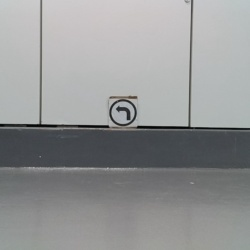
#> input picture data/left-arrow/frame_000006.jpg, 250 x 250 px
$ python -i main.py   (imports and definitions only)
#> lines starting #> are read from the running program, lines starting #| are printed output that depends on the picture; after the words box and inside, x2 and y2 are one past the last pixel; in counts of white or black regions, pixels touching at a corner belong together
import csv
import json
import random
import shutil
import subprocess
import sys
import traceback
import zipfile
from pathlib import Path

# [1 line not run here, left out]

import cv2
import numpy as np
from ultralytics import YOLO

SEED = 42
CLASSES = ["left-arrow", "right-arrow", "stop-signal"]
CLASS_TO_ID = {name: idx for idx, name in enumerate(CLASSES)}
DATASET_SLUG = "yolo-signals-input"
MODEL_NAME = "yolo26n.pt"
IMG_SIZE = 640

WORKING = Path("/kaggle/working")
TEMP = Path("/kaggle/temp")
PREPARED = TEMP / "yolo_signals_det"
RUNS = WORKING / "runs"
QUAL_DIR = WORKING / "qualitative_predictions"
SUMMARY_PATH = WORKING / "run_summary.json"
METRICS_PATH = WORKING / "metrics.json"
PSEUDO_CSV = WORKING / "pseudo_labels.csv"
PRED_CSV = WORKING / "sample_predictions.csv"
STATS_PATH = WORKING / "pseudo_label_stats.json"

progress = {
    "status": "running",
    "stage": "setup",
    "dataset": "jeffreyamc/yolo-signals-input",
    "model": MODEL_NAME,
    "classes": CLASSES,
    "artifacts": [],
}


def save_progress():
    SUMMARY_PATH.write_text(json.dumps(progress, indent=2), encoding="utf-8")


# [18 lines left out: functions record_artifact, find_data_root, not called in this run]


def pseudo_box(image_path):
    img = cv2.imread(str(image_path))
#> img is the input picture: shape (250, 250, 3); mean B, G, R 149.9, 149.5, 148.3
    if img is None:
        return None

    h, w = img.shape[:2]
#> h = 250; w = 250
    gray = cv2.cvtColor(img, cv2.COLOR_BGR2GRAY)
    mask = (gray < 95).astype("uint8") * 255
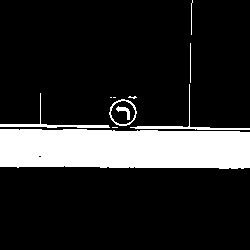
#> mask: shape (250, 250); 16.6% white; 11 white regions (4 under 20 px), largest, box (x1, y1, x2, y2) and area: (0, 129, 250, 169) 9353, (130, 84, 250, 130) 339, (0, 93, 110, 128) 339
    kernel = cv2.getStructuringElement(cv2.MORPH_ELLIPSE, (5, 5))
    mask = cv2.morphologyEx(mask, cv2.MORPH_OPEN, kernel)
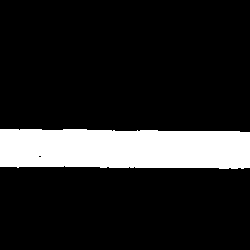
#> mask: shape (250, 250); 15% white; 1 white region, box (x1, y1, x2, y2) and area: (0, 129, 250, 169) 9353
    mask = cv2.morphologyEx(mask, cv2.MORPH_CLOSE, kernel, iterations=2)
#> mask: shape (250, 250); 15% white; 1 white region, box (x1, y1, x2, y2) and area: (0, 129, 250, 169) 9355

    n_labels, labels, stats, _ = cv2.connectedComponentsWithStats(mask, 8)
#> n_labels = 2; stats = [[0, 0, 250, 250, 53145], [0, 129, 250, 40, 9355]]
    candidates = []
    for label_id in range(1, n_labels):
        x, y, bw, bh, area = stats[label_id]
        touches_bottom = y + bh >= h - 2
        too_wide = bw > 0.98 * w
        too_small = area < 25
        horizontal_band = bh < 0.10 * h and bw > 0.20 * w
        if touches_bottom or too_wide or too_small or horizontal_band:
            continue
        candidates.append((area, x, y, bw, bh))
#> this loop made 1 pass
#> after the loop, candidates = []

    if not candidates:
        return None

    _area, x, y, bw, bh = max(candidates, key=lambda item: item[0])
    pad = round(max(bw, bh) * 0.10)
    x1 = max(0, int(x - pad))
    y1 = max(0, int(y - pad))
    x2 = min(w - 1, int(x + bw - 1 + pad))
    y2 = min(h - 1, int(y + bh - 1 + pad))
    return x1, y1, x2, y2, w, h


# [73 lines left out: functions median_fallback_box, xyxy_to_yolo, box_iou, write_csv, draw_box, make_grid and 1 more, not called in this run]


# [248 lines not run here, left out]

>>> result = pseudo_box('../../../data/left-arrow/frame_000006.jpg')

$ run again, on data/left-arrow/frame_000059.jpg
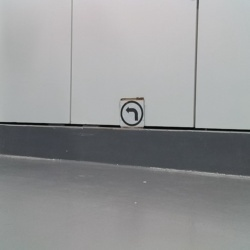
#> input picture data/left-arrow/frame_000059.jpg, 250 x 250 px
#> in pseudo_box, img is the input picture: shape (250, 250, 3); mean B, G, R 150.9, 149.9, 148.9
#> in pseudo_box, `mask = (gray < 95).astype("uint8") * 255`:
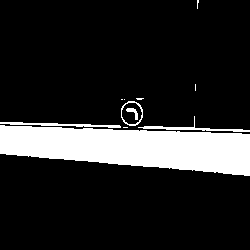
#> mask: shape (250, 250); 15.4% white; 11 white regions (6 under 20 px), largest, box (x1, y1, x2, y2) and area: (0, 125, 250, 176) 8786, (0, 122, 121, 128) 298, (138, 116, 250, 132) 295, (121, 101, 143, 126) 115, (126, 108, 138, 120) 61
#> in pseudo_box, `mask = cv2.morphologyEx(mask, cv2.MORPH_OPEN, kernel)`:
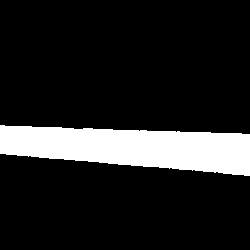
#> mask: shape (250, 250); 14.1% white; 1 white region, box (x1, y1, x2, y2) and area: (0, 125, 250, 176) 8786
#> n_labels = 2; stats = [[0, 0, 250, 250, 53714], [0, 125, 250, 51, 8786]]
#> the loop in pseudo_box, `for label_id in range(1, n_labels):` made 1 pass
#> after the loop in pseudo_box, `for label_id in range(1, n_labels):`: candidates = []

$ run again, on data/left-arrow/frame_000068.jpg
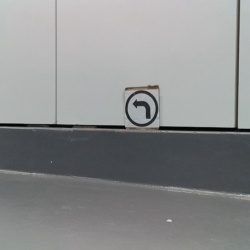
#> input picture data/left-arrow/frame_000068.jpg, 250 x 250 px
#> in pseudo_box, img is the input picture: shape (250, 250, 3); mean B, G, R 141.4, 140.9, 139.5
#> in pseudo_box, `mask = (gray < 95).astype("uint8") * 255`:
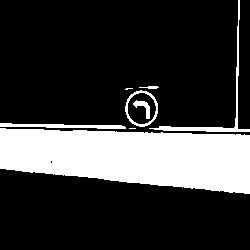
#> mask: shape (250, 250); 22.5% white; 8 white regions (2 under 20 px), largest, box (x1, y1, x2, y2) and area: (0, 128, 250, 194) 12499, (149, 0, 250, 132) 662, (0, 123, 126, 129) 432, (125, 90, 158, 127) 261, (133, 100, 150, 119) 127, (139, 86, 159, 89) 39
#> in pseudo_box, `n_labels, labels, stats, _ = cv2.connectedComponentsWithStats(mask, 8)`:
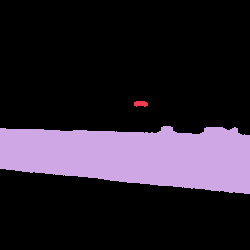
#> labels: shape (250, 250) int32; 3 distinct labels, from 0 to 2; one colour per label, 0 black
#> n_labels = 3; stats = [[0, 0, 250, 250, 49619], [134, 101, 14, 6, 67], [0, 126, 250, 68, 12814]]
#> the loop in pseudo_box, `for label_id in range(1, n_labels):` made 2 passes
#> after the loop in pseudo_box, `for label_id in range(1, n_labels):`: candidates = [(67, 134, 101, 14, 6)]
#> in pseudo_box, `_area, x, y, bw, bh = max(candidates, key=lambda item: item[0])`: x = 134; y = 101; bw = 14; bh = 6
#> pad = 1
#> x1 = 133
#> y1 = 100
#> x2 = 148
#> y2 = 107
#> result = (133, 100, 148, 107, 250, 250)

$ run again, on data/left-arrow/frame_000126.jpg
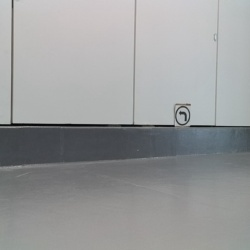
#> input picture data/left-arrow/frame_000126.jpg, 250 x 250 px
#> in pseudo_box, img is the input picture: shape (250, 250, 3); mean B, G, R 155.3, 154.7, 153.2
#> in pseudo_box, `mask = (gray < 95).astype("uint8") * 255`:
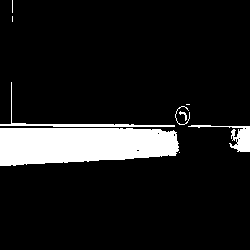
#> mask: shape (250, 250); 10.9% white; 9 white regions (4 under 20 px), largest, box (x1, y1, x2, y2) and area: (0, 128, 179, 166) 5783, (0, 82, 175, 127) 484, (188, 125, 250, 152) 464, (175, 106, 190, 125) 50, (179, 111, 187, 121) 28
#> in pseudo_box, `n_labels, labels, stats, _ = cv2.connectedComponentsWithStats(mask, 8)`:
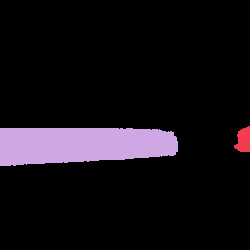
#> labels: shape (250, 250) int32; 3 distinct labels, from 0 to 2; one colour per label, 0 black
#> n_labels = 3; stats = [[0, 0, 250, 250, 56435], [234, 126, 16, 26, 303], [0, 128, 178, 38, 5762]]
#> the loop in pseudo_box, `for label_id in range(1, n_labels):` made 2 passes
#> after the loop in pseudo_box, `for label_id in range(1, n_labels):`: candidates = [(303, 234, 126, 16, 26), (5762, 0, 128, 178, 38)]
#> pad = 18
#> x1 = 0
#> y1 = 110
#> x2 = 195
#> y2 = 183
#> result = (0, 110, 195, 183, 250, 250)
